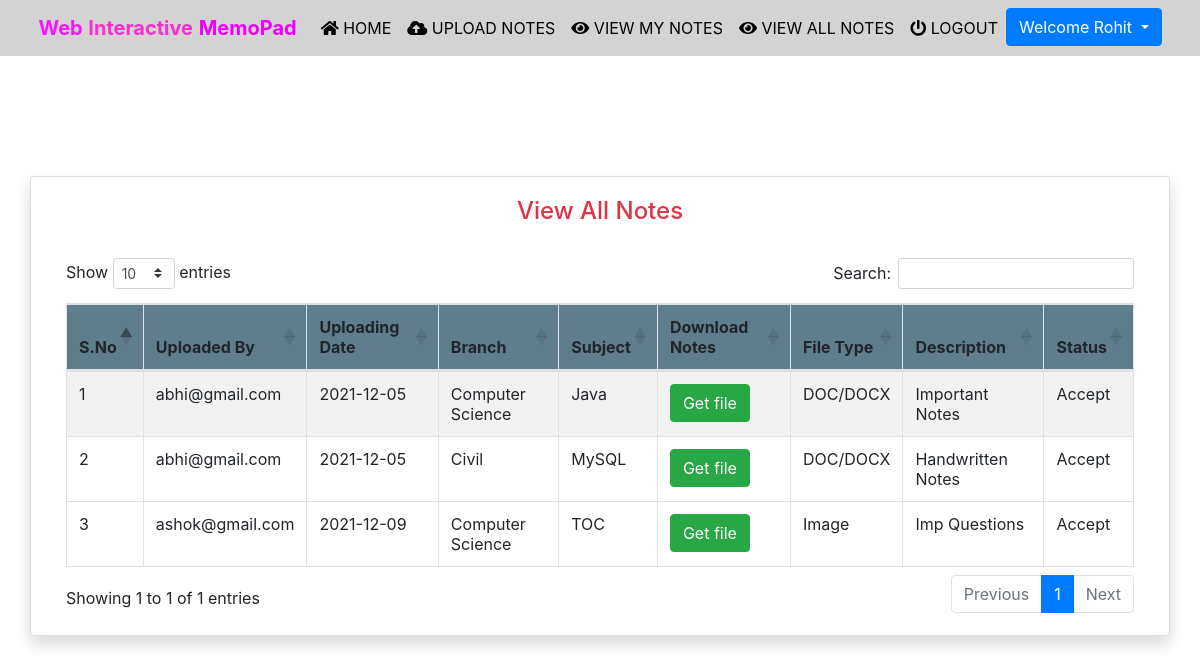
The app's page /viewallnotes (signed in), older data.
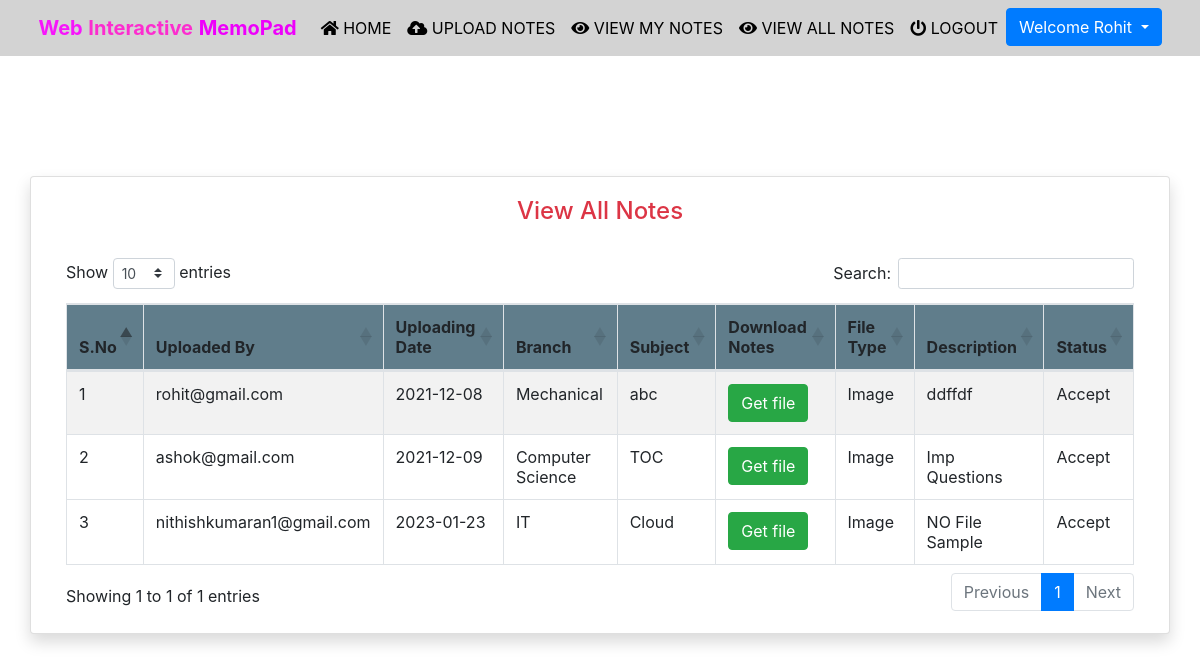
The same page, newer data.
### notes/models.py (models this page shows, shortened)
class Notes(models.Model):
    user = models.ForeignKey(User,on_delete=models.CASCADE)
    uploadingdate = models.CharField(max_length=30)
    branch = models.CharField(max_length=30)
    subject = models.CharField(max_length=30)
    notesfile = models.FileField(null=True)
    filetype = models.CharField(max_length=30)
    description = models.CharField(max_length=200, null=True)
    status = models.CharField(max_length=15)

### notes/views.py (the view)
# urls.py: path('viewallnotes', viewallnotes, name='viewallnotes'),
def viewallnotes(request):
    if not request.user.is_authenticated:
        return redirect('login')
    notes = Notes.objects.filter(status='Accept')
    d = {'notes':notes}
    return render(request, 'viewallnotes.html',d)

### notes/templates/viewallnotes.html (shortened to what this page needs)
{% extends 'usernavigation.html'%}
{% load static %}
{% block body %}
<div class="container card shadow mt-5">
	<div class="card-body">
           <h4 class="text-center text-danger">View All Notes</h4>
			<br>
			<table id="example" class="table table-striped table-bordered" style="width:100%">
				<thead style="background-color : #607d8b;">
					<tr>
						<th>S.No</th>
						<th>Uploaded By</th>
						<th>Uploading Date</th>
						<th>Branch</th>
						<th>Subject</th>
						<th>Download Notes</th>
						<th>File Type</th>
						<th>Description</th>
						<th>Status</th>
					</tr>
					</thead>
				{% for i in notes %}
				<tbody>
				<tr>
                    <td>{{forloop.counter}}</td>
					<td>{{i.user.username}}</td>
					<td>{{i.uploadingdate}}</td>
					<td>{{i.branch}}</td>
					<td>{{i.subject}}</td>
					<td><a href="{{i.notesfile.url}}" class="btn btn-success" download>Get file</a></td>
					<td>{{i.filetype}}</td>
					<td>{{i.description}}</td>
					<td>{{i.status}}</td>
                </tr>
				{% endfor %}
				</tbody>
			</table>
    </div>
</div>
{% endblock %}

Row changes from the older to the newer data that the page shows:
removed Notes: user.username "abhi@gmail.com", uploadingdate "2021-12-05", branch "Computer Science", subject "Java", filetype "DOC/DOCX", description "Important Notes", status "Accept"
removed Notes: user.username "abhi@gmail.com", uploadingdate "2021-12-05", branch "Civil", subject "MySQL", filetype "DOC/DOCX", description "Handwritten Notes", status "Accept"
now on this page (row edited): Notes: user.username "rohit@gmail.com", uploadingdate "2021-12-08", branch "Mechanical", subject "abc", filetype "Image", description "ddffdf", status "Accept"
added Notes: user.username "nithishkumaran1@gmail.com", uploadingdate "2023-01-23", branch "IT", subject "Cloud", filetype "Image", description "NO File Sample", status "Accept"
